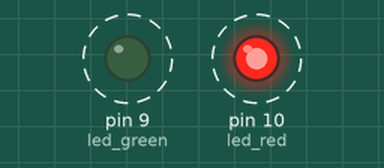
Simulated run of this sketch. Board: Arduino Uno, built with avr-gcc and run on an emulated ATmega328P. Shown: output pins drawn as LEDs (lit = HIGH). Dashed ring = blinking.

Above: at 0.3 s.
Timing chart, 0 to 4.8 s (numbered marks = the images above):
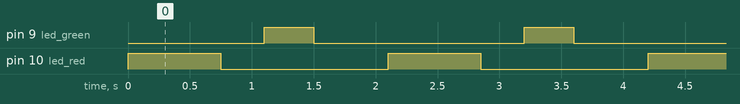

Measured:
- by itself, pin 9 (led_green): alternates HIGH for 0.40 s and LOW for 1.7 s
- by itself, pin 10 (led_red): alternates HIGH for 0.75 s and LOW for 1.4 s
- by itself, everything shown: repeats every 2.1 s, in 4 steps

The sketch:

2_LED_Blink.ino
```cpp
int led_red = 10;
int led_green= 9;

void setup() {

  Serial.begin(9600);

  pinMode(led_red, OUTPUT); //Output from Red Light
  pinMode(led_green, OUTPUT); //Output from Green Light

}

void loop() {

  digitalWrite(led_red, HIGH); //red on
  delay(750);
  digitalWrite(led_red, LOW); //red off
  delay(350);
  digitalWrite(led_green, HIGH); //green on
  delay(400);
  digitalWrite(led_green, LOW); //green off
  delay(600);
}
```
